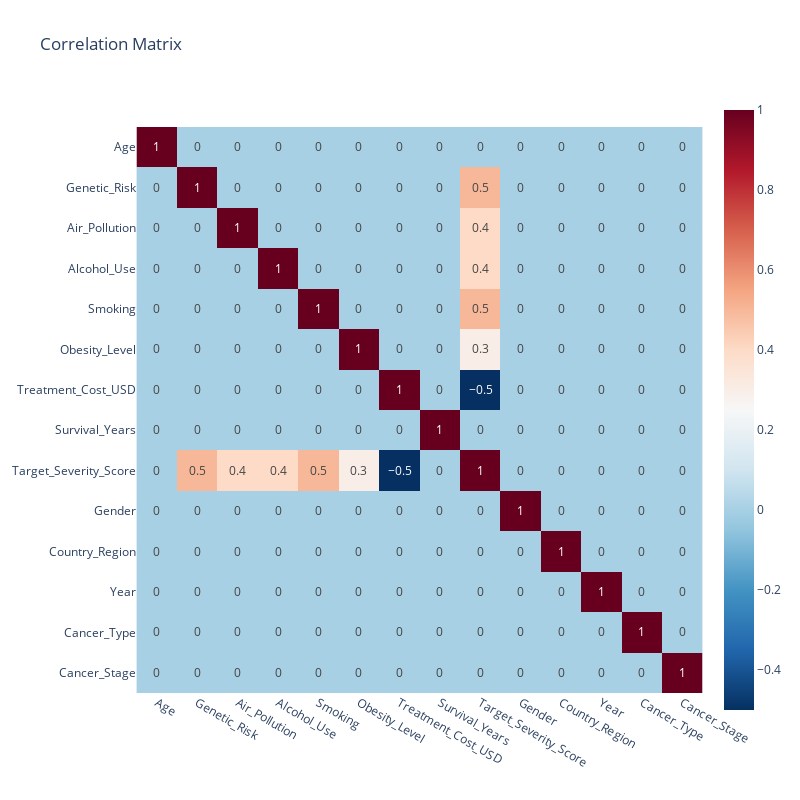

Notebook code for this chart:
### Code cell
# correlation matrix by plotly
cor_matrix = df.corr()
cor_matrix_rounded = cor_matrix.round(1)

fig = px.imshow(cor_matrix_rounded, 
                title="Correlation Matrix",
                color_continuous_scale='RdBu_r',
                text_auto=True)

fig.update_traces(
    hovertemplate='Variables: %{x}<br>Variables: %{y}<br>Correlation: %{customdata}', 
    customdata=cor_matrix.values
)

fig.update_layout(
    width=800,
    height=800, 
    xaxis=dict(tickmode='array', tickvals=list(range(len(cor_matrix.columns))), ticktext=cor_matrix.columns),
    yaxis=dict(tickmode='array', tickvals=list(range(len(cor_matrix.index))), ticktext=cor_matrix.index),
)

fig.show()

### Figure 1 — Plotly figure (JSON) as saved in the notebook; plotly's stock layout.template omitted (floating-point values rounded to 4 significant figures; data arrays with more than 128 entries replaced by an {"elided": "..."} marker saying what was removed)
{"data": [{"coloraxis": "coloraxis", "customdata": {"elided": "14x14 float values"}, "hovertemplate": "Variables: %{x}<br>Variables: %{y}<br>Correlation: %{customdata}", "name": "0", "texttemplate": "%{z}", "type": "heatmap", "x": ["Age", "Genetic_Risk", "Air_Pollution", "Alcohol_Use", "Smoking", "Obesity_Level", "Treatment_Cost_USD", "Survival_Years", "Target_Severity_Score", "Gender", "Country_Region", "Year", "Cancer_Type", "Cancer_Stage"], "xaxis": "x", "y": ["Age", "Genetic_Risk", "Air_Pollution", "Alcohol_Use", "Smoking", "Obesity_Level", "Treatment_Cost_USD", "Survival_Years", "Target_Severity_Score", "Gender", "Country_Region", "Year", "Cancer_Type", "Cancer_Stage"], "yaxis": "y", "z": {"elided": "14x14 float values"}}], "layout": {"coloraxis": {"colorscale": [[0, "rgb(5,48,97)"], [0.1, "rgb(33,102,172)"], [0.2, "rgb(67,147,195)"], [0.3, "rgb(146,197,222)"], [0.4, "rgb(209,229,240)"], [0.5, "rgb(247,247,247)"], [0.6, "rgb(253,219,199)"], [0.7, "rgb(244,165,130)"], [0.8, "rgb(214,96,77)"], [0.9, "rgb(178,24,43)"], [1, "rgb(103,0,31)"]]}, "height": 800, "title": {"text": "Correlation Matrix"}, "width": 800, "xaxis": {"anchor": "y", "constrain": "domain", "domain": [0, 1], "scaleanchor": "y", "tickmode": "array", "ticktext": ["Age", "Genetic_Risk", "Air_Pollution", "Alcohol_Use", "Smoking", "Obesity_Level", "Treatment_Cost_USD", "Survival_Years", "Target_Severity_Score", "Gender", "Country_Region", "Year", "Cancer_Type", "Cancer_Stage"], "tickvals": [0, 1, 2, 3, 4, 5, 6, 7, 8, 9, 10, 11, 12, 13]}, "yaxis": {"anchor": "x", "autorange": "reversed", "constrain": "domain", "domain": [0, 1], "tickmode": "array", "ticktext": ["Age", "Genetic_Risk", "Air_Pollution", "Alcohol_Use", "Smoking", "Obesity_Level", "Treatment_Cost_USD", "Survival_Years", "Target_Severity_Score", "Gender", "Country_Region", "Year", "Cancer_Type", "Cancer_Stage"], "tickvals": [0, 1, 2, 3, 4, 5, 6, 7, 8, 9, 10, 11, 12, 13]}}}
